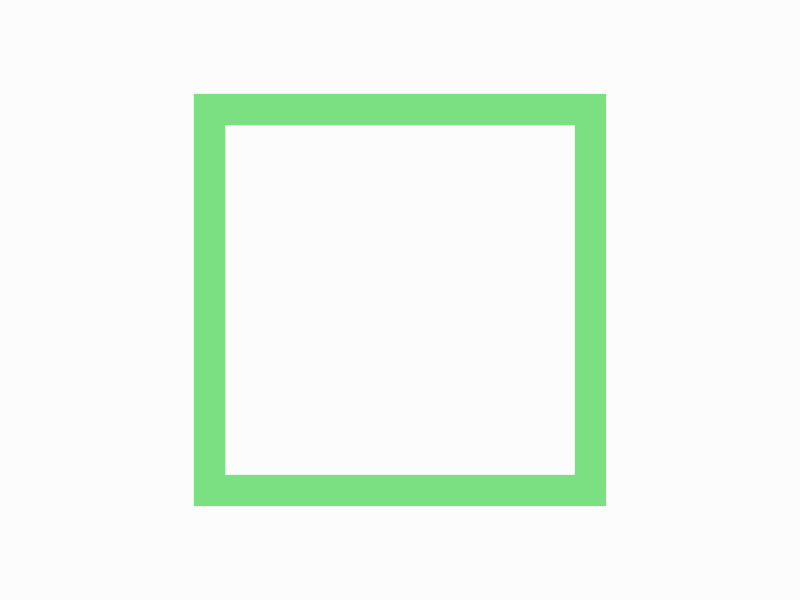
Frame 1 (no input)
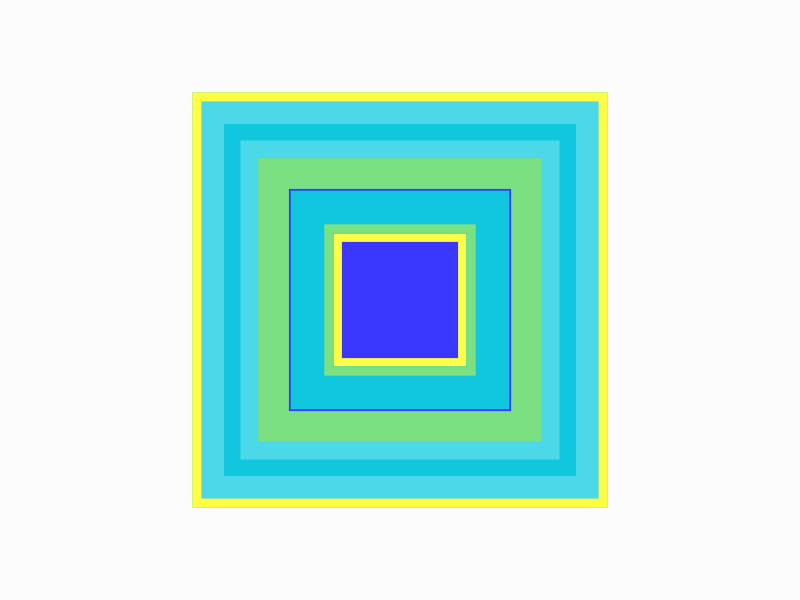
Frame 60 (the mouse pressed at the canvas centre just before this capture)
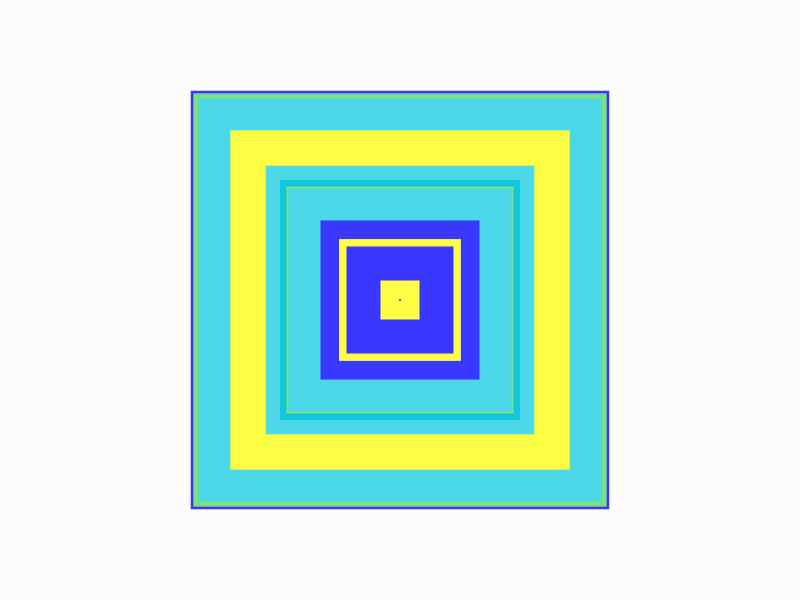
Frame 120 (the mouse held since frame 60 and released just before this capture)

The Processing sketch that drew these frames (run headless with seeded random() and noise(); from frame 60 on, the mouse is pressed at the canvas centre):

// Processing sketch: processing_110659
// ── processing_110659.pde

float counter = 0;
color canvas = #FCFCFC;
color[] palette = {
  #10C7DE, #4BD8E8, #FFFE45, #7AE082, #3A38FF
};
void setup() {
  size(800, 600);
  background(canvas);
}

void draw() {
    float r = random(5);
    strokeWeight(random(30, 35));
    stroke(palette[int(r)]);
    noFill();
    float d = random(200);
    rectMode(RADIUS);
    noFill();
    rect(400, 300, d, d);
    counter++;
  }
